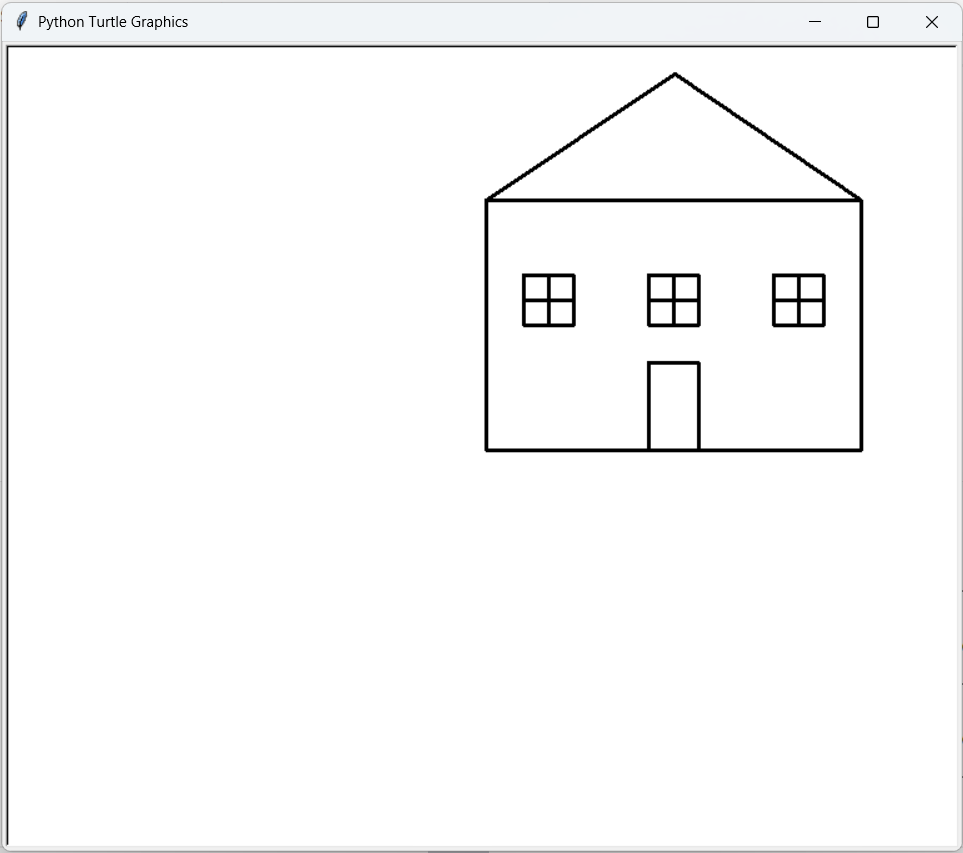

Here is the Python script that generated this plot:
import turtle

pen = turtle.Turtle()
pen.speed(0)
pen.pensize(3)

# Draw first big Triangle -----------
for distance in [300, 200, 300, 200]:
    pen.forward(distance)
    pen.left(90)
# -----------------------------------


# Draw the door for the home --------
pen.goto(130, 0)
for distance in [40, 70, 40, 70]:
    pen.forward(distance)
    pen.left(90)
# -----------------------------------


# Draw the triangle above the home --
pen.teleport(300, 200)
pen.left(146)
pen.fd(180)
pen.goto(0, 200)
# -----------------------------------

pen.seth(0)
# Draw the windows ------------------
# Window 1 --------------------------
pen.teleport(30, 100)
for i in range(4):
    pen.fd(40)
    pen.left(90)

pen.fd(20)
pen.left(90)
pen.fd(40)
pen.left(90)
pen.fd(20)
pen.left(90)
pen.fd(20)
pen.left(90)
pen.fd(40)

# Window 2 --------------------------
pen.teleport(130, 100)
for i in range(4):
    pen.fd(40)
    pen.left(90)

pen.fd(20)
pen.left(90)
pen.fd(40)
pen.left(90)
pen.fd(20)
pen.left(90)
pen.fd(20)
pen.left(90)
pen.fd(40)

# Window 3 --------------------------
pen.teleport(230, 100)
for i in range(4):
    pen.fd(40)
    pen.left(90)

pen.fd(20)
pen.left(90)
pen.fd(40)
pen.left(90)
pen.fd(20)
pen.left(90)
pen.fd(20)
pen.left(90)
pen.fd(40)
# -----------------------------------
pen.hideturtle()

turtle.done()
